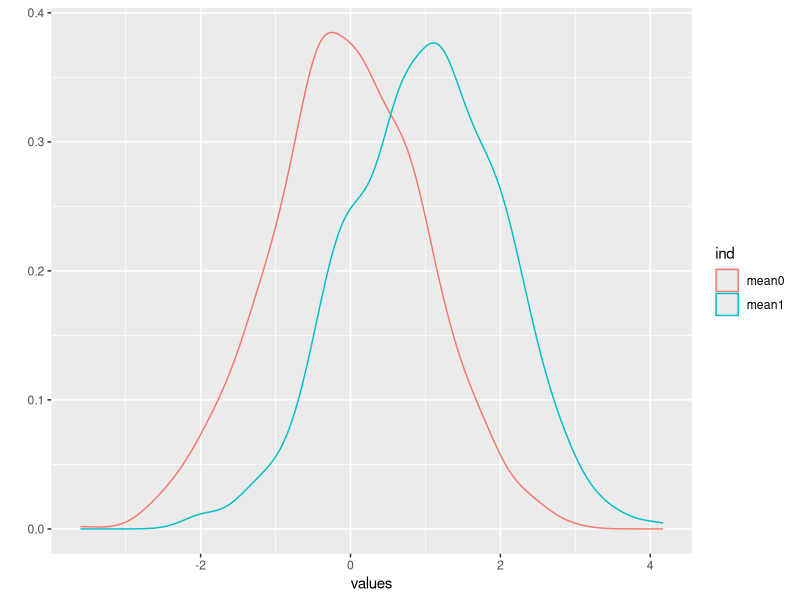
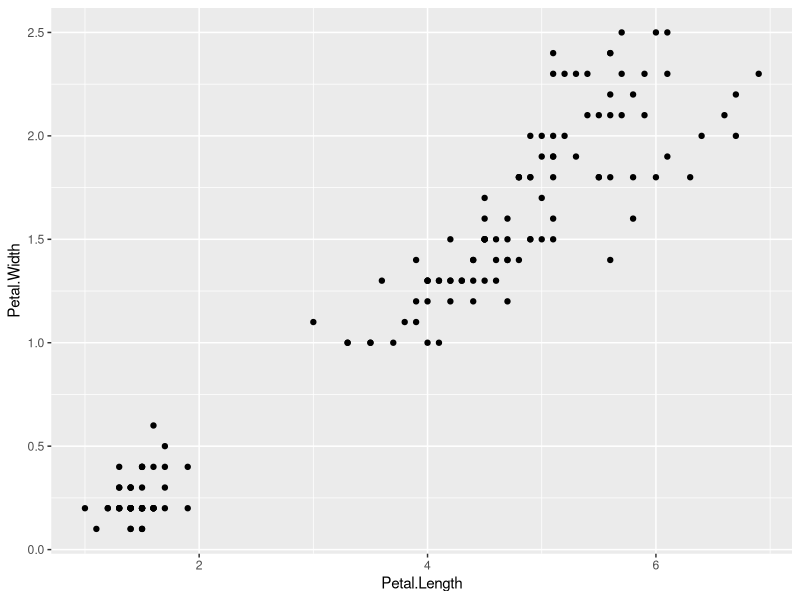
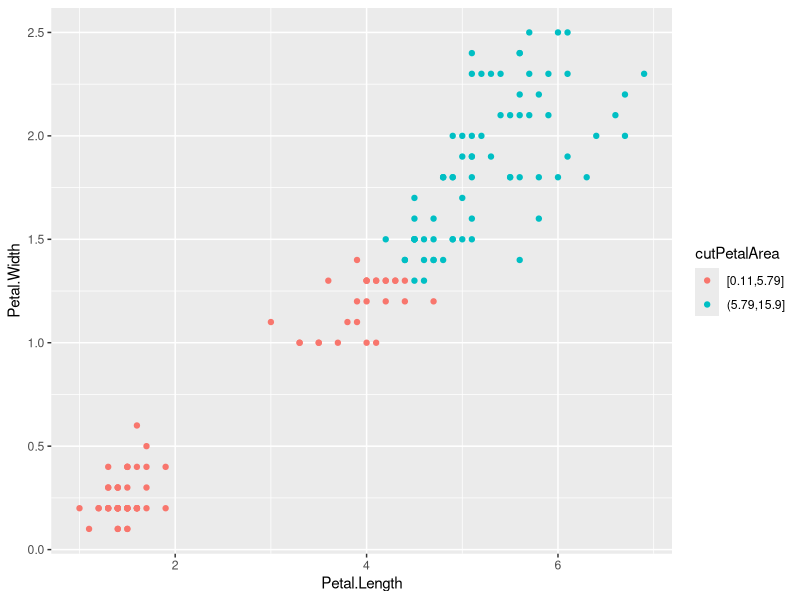
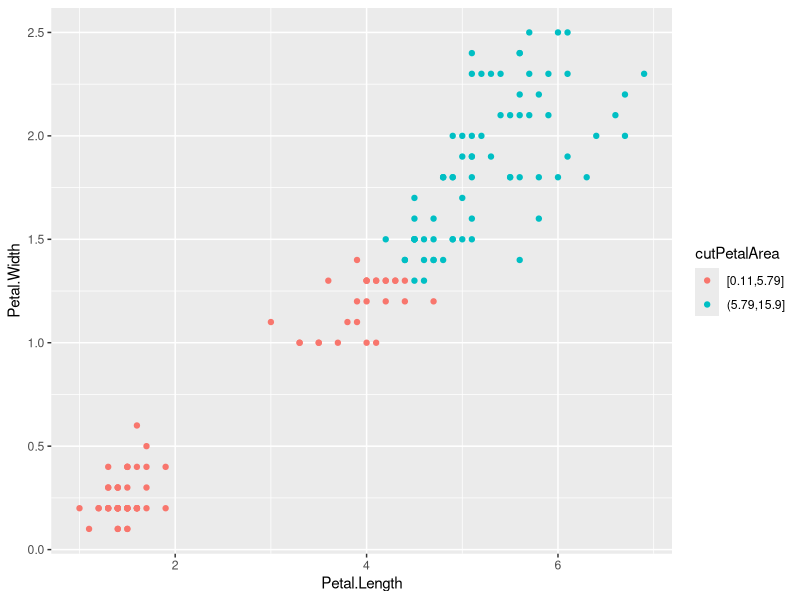
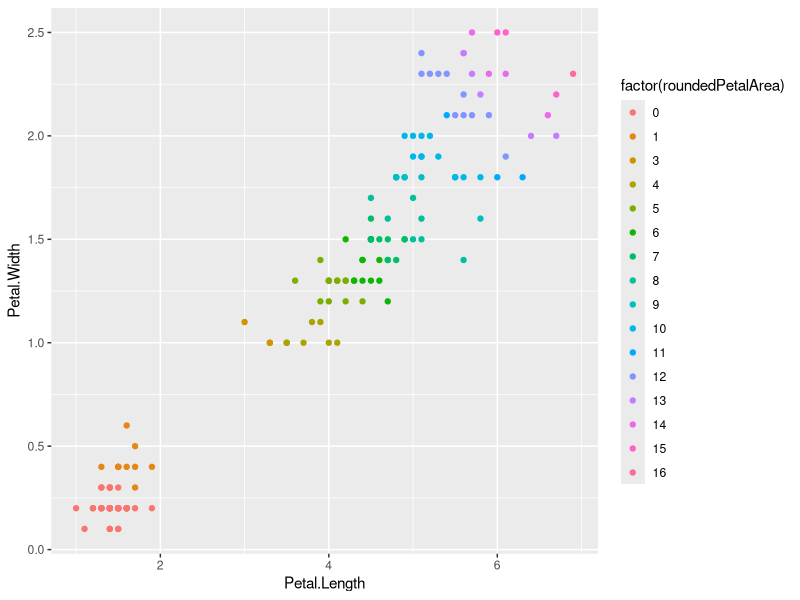
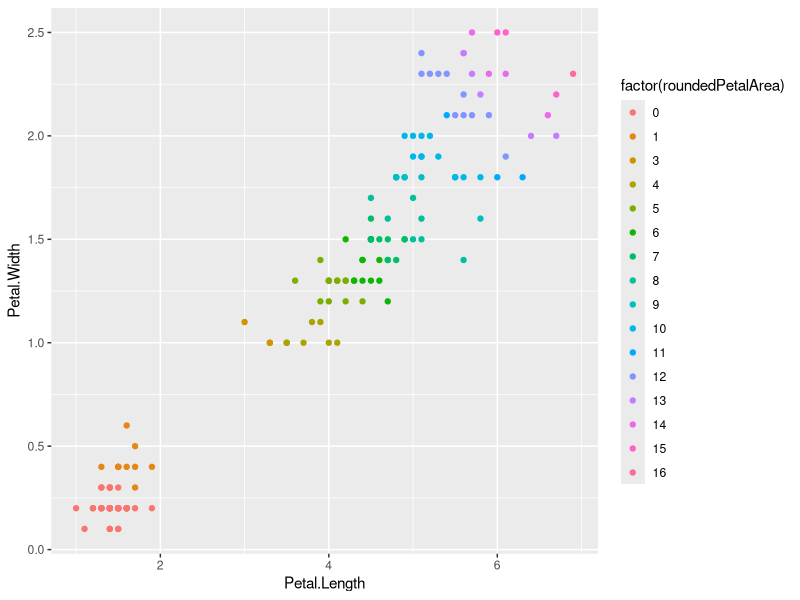
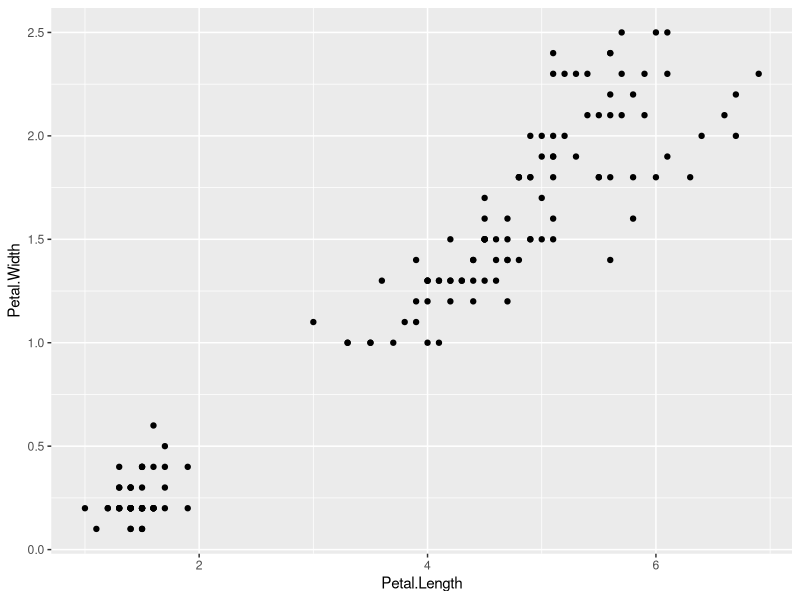
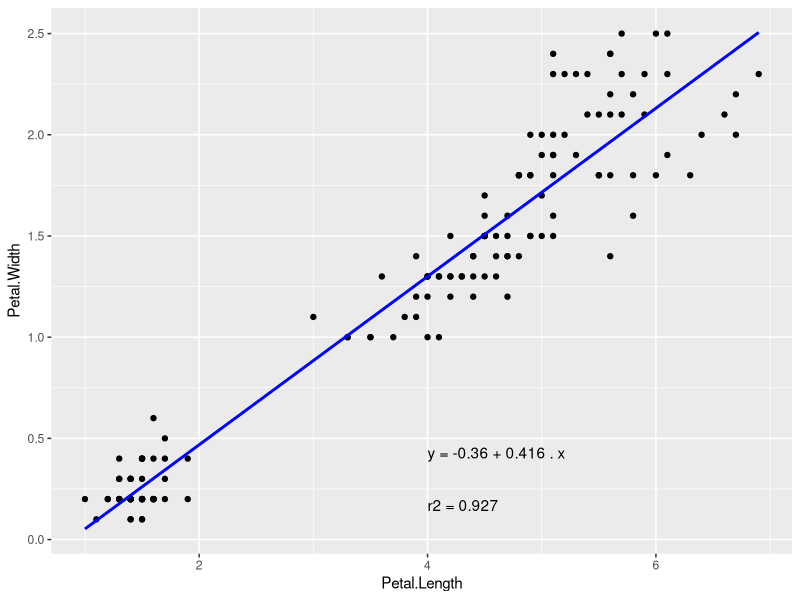

Recreate these plots in R, in order.
## ---- chunk 1
testDF <- list(
    mean0 = rnorm(1000),
    mean1 = rnorm(1200, mean=1)
)
## ---- chunk 2
longDF <- stack(testDF)
## ---- chunk 3
library("ggplot2")
qplot(x=values, data=longDF, geom="density", colour=ind)
## ---- chunk 4
library("ggplot2")
data(iris)
qplot(x=Petal.Length, y=Petal.Width, data=iris)
## ---- chunk 5
petalArea <- iris$Petal.Length * iris$Petal.Width
## ---- chunk 6
cutPetalArea <- cut(petalArea,
                    breaks=c(min(petalArea), mean(petalArea), max(petalArea)),
                    include.lowest=TRUE)
## ---- chunk 7
p <- ggplot(data=iris, 
            aes(x=Petal.Length, 
                y=Petal.Width, 
                colour=cutPetalArea)) + geom_point()
p
## ---- chunk 8
qplot(x=Petal.Length, y=Petal.Width, data=iris, colour=cutPetalArea)
## ---- chunk 9
## We artificially round all values to create a finite set of integers...
roundedPetalArea <- round(petalArea, digits=0)
## ---- chunk 10
p <- ggplot(data=iris, 
            aes(x=Petal.Length, 
                y=Petal.Width, 
                colour=factor(roundedPetalArea))) + geom_point()
p
## ---- chunk 11
qplot(x=Petal.Length, y=Petal.Width, data=iris, colour=factor(roundedPetalArea))
## ---- chunk 12
library("ggplot2")
data(iris)
qplot(x=Petal.Length, y=Petal.Width, data=iris)
## ---- chunk 13
model <- lm(iris$Petal.Width~iris$Petal.Length)
model
## ---- chunk 14
rSquared <- summary(model)$r.squared
## ---- chunk 15
intercept <- coef(model)[1]
slope <- coef(model)[2]

eq <- paste0('y = ', 
             format(intercept, digits=2), 
             ifelse((slope >= 0), ' + ', ' - '), 
             format(abs(slope), digits=3), 
             ' . x')    
r2val <- paste0('r2 = ', format(rSquared, digits=3) )
## ---- chunk 16
p <- ggplot(data=iris, 
            aes(x=Petal.Length, y=Petal.Width)) + 
    geom_point() + 
    geom_smooth(method=lm, formula=y~x, se=FALSE, color="blue") +
    annotate("text", x=4, y=0.3+0.1, hjust=0, vjust=0, label=eq) + 
    annotate("text", x=4, y=0.3-0.1, hjust=0, vjust=1, label=r2val) 
p
## ---- chunk 17
library("ggplot2")
data(iris)
qplot(x=Petal.Length, y=Petal.Width, data=iris)
## ---- chunk 18
p <- ggplot(data=iris, 
            aes(x=Petal.Length, y=Petal.Width)) + 
        geom_point() + 
        geom_hline(yintercept=mean(iris$Petal.Width), colour="grey") + 
        geom_vline(xintercept=mean(iris$Petal.Length), colour="grey")
p
